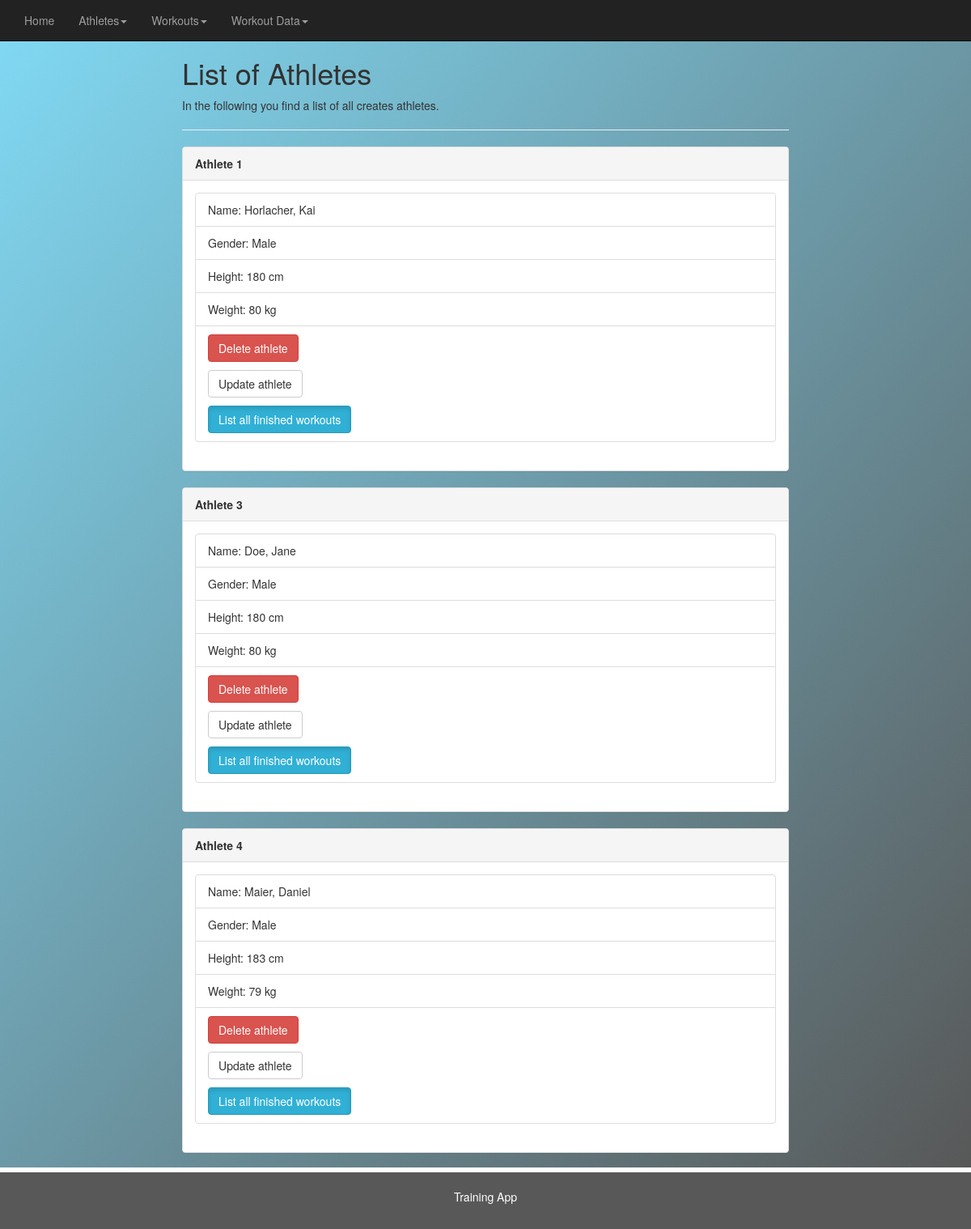
/athletes_list, run on an earlier commit of the app's database.
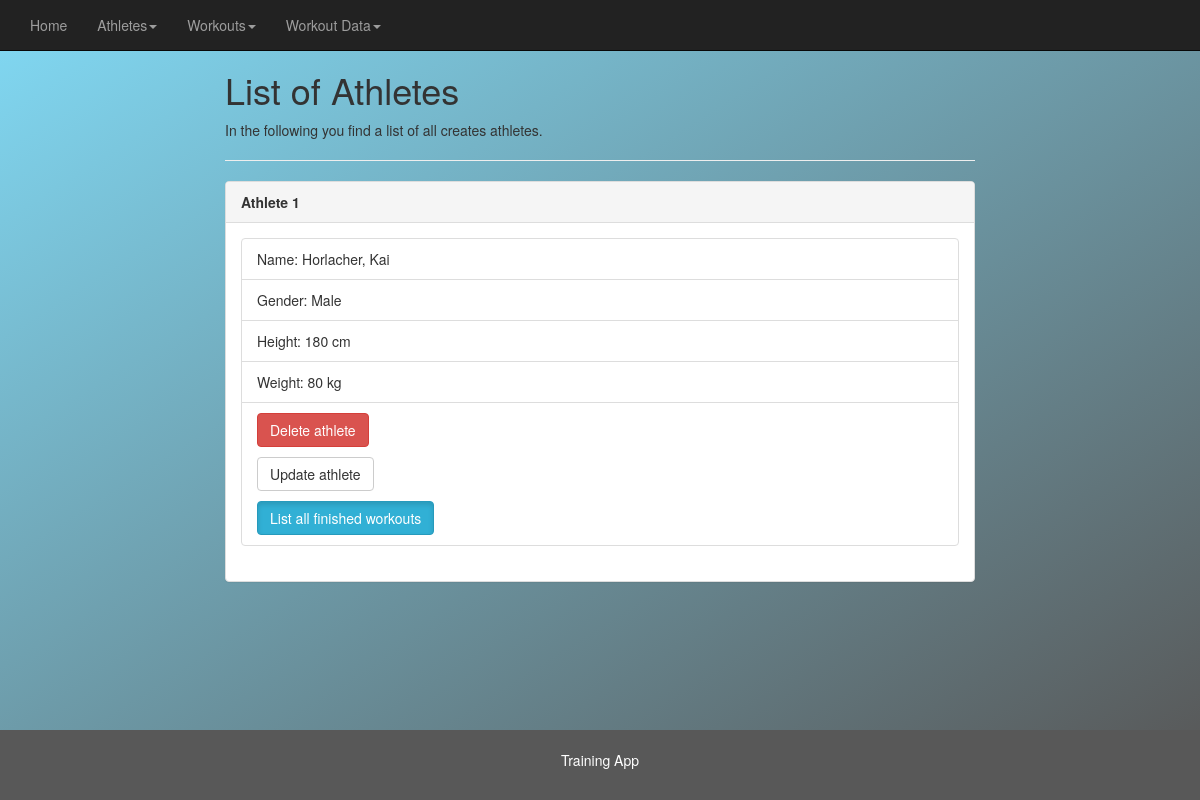
And on a later commit of the database.
### athletes/models.py (models this page shows, shortened)
class Athletes(models.Model):
    gender = models.CharField(max_length=10, choices=GENDER_CHOICES, default='diverse')
    first_name = models.CharField(max_length=200)
    last_name = models.CharField(max_length=200)
    height = models.IntegerField()
    weight = models.IntegerField()

### athletes/views.py (the view)
# urls.py: path('athletes_list', views.athletes_list, name='athletes_list'),
def athletes_list(request):
    athletes_list = Athletes.objects.all
    return render(request, "athletes_list.html", {'athletes_list':athletes_list})

### athletes/templates/athletes_list.html
{% extends 'main.html' %}
{% block content %}
  <h1>List of Athletes</h1>
  <p>In the following you find a list of all creates athletes.</p>
  <hr>
  {% for athlete in athletes_list %}
  <div class="panel panel-default">
    <div class="panel-heading"><strong>Athlete {{ athlete.id }}</strong></div>
    <div class="panel-body">
      <ul class="list-group">
        <li class="list-group-item">Name: {{ athlete.last_name }}, {{ athlete.first_name }}</li>
        <li class="list-group-item">Gender: {{ athlete.gender }}</li>
        <li class="list-group-item">Height: {{ athlete.height }} cm</li>
        <li class="list-group-item">Weight: {{ athlete.weight }} kg</li>
        <li class="list-group-item"><a href="{% url 'delete_athlete' athlete.id %}" class="btn btn-danger" onclick="return confirm('Are you sure you want to delete that athlete?')">Delete athlete</a><p></p><a href="{% url 'update_athlete' athlete.id %}" class="btn btn-default">Update athlete</a><p></p><a href="{% url 'athletes_workout' athlete.id %}" class="btn btn-info active">List all finished workouts</a></li>
      </ul>
    </div>
  </div>
  {% endfor %}
{% endblock %}

What changed in the data, as far as the page shows it:
removed Athletes: id "3", last_name "Doe", first_name "Jane", gender "Male", height "180", weight "80"
removed Athletes: id "4", last_name "Maier", first_name "Daniel", gender "Male", height "183", weight "79"
